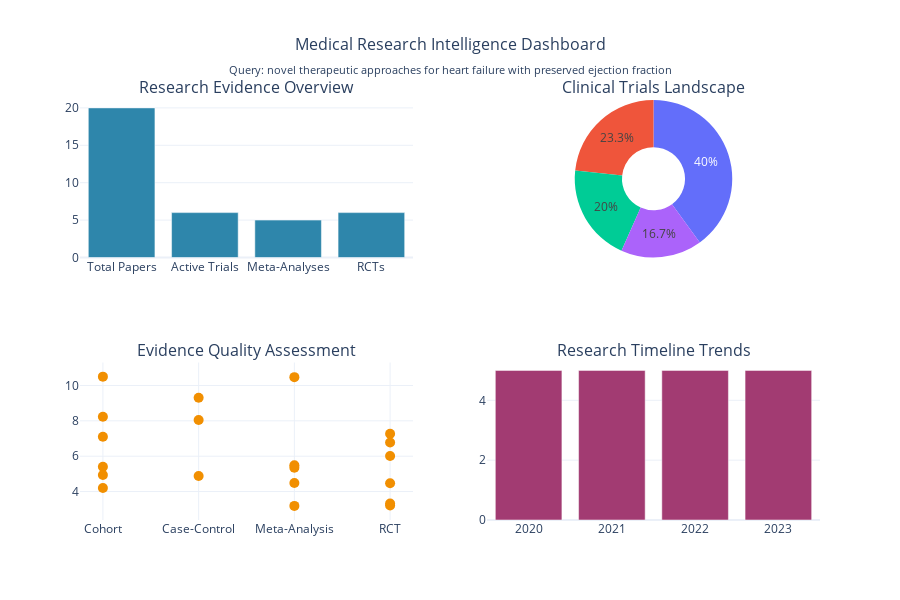

Source (notebook cell):
### Code cell
# Generate Advanced Research Visualizations for Cardiovascular Research
print("\n📊 GENERATING ADVANCED CARDIOVASCULAR RESEARCH VISUALIZATIONS...")
print("="*70)

cv_visualizations = research_platform.generate_visualizations(cv_results)

# Display main research dashboard
if 'dashboard' in cv_visualizations:
    print("📈 Research Intelligence Dashboard Generated!")
    cv_visualizations['dashboard'].show()
else:
    print("⚠️ Dashboard visualization not available")

### Figure 1 — Plotly figure (JSON) as saved in the notebook; plotly's stock layout.template omitted (floating-point values rounded to 4 significant figures)
{"data": [{"marker": {"color": "#2E86AB"}, "name": "Evidence Count", "type": "bar", "x": ["Total Papers", "Active Trials", "Meta-Analyses", "RCTs"], "xaxis": "x", "y": [20, 6, 5, 6], "yaxis": "y"}, {"domain": {"x": [0.55, 1], "y": [0.625, 1]}, "hole": 0.4, "labels": ["Active", "Completed", "Recruiting", "Suspended"], "name": "Trial Status", "type": "pie", "values": [6, 7, 12, 5]}, {"marker": {"color": "#F18F01", "size": 10}, "mode": "markers", "name": "Impact Factor by Study Type", "type": "scatter", "x": ["Cohort", "Case-Control", "Cohort", "Meta-Analysis", "Cohort", "Cohort", "Cohort", "Meta-Analysis", "RCT", "Cohort", "Meta-Analysis", "RCT", "RCT", "RCT", "Meta-Analysis", "Meta-Analysis", "RCT", "Case-Control", "RCT", "Case-Control"], "xaxis": "x2", "y": [10.5, 4.88, 7.1, 4.48, 4.2, 5.4, 8.23, 5.35, 6.01, 4.94, 10.47, 4.47, 6.77, 3.21, 5.49, 3.19, 3.32, 9.31, 7.27, 8.05], "yaxis": "y2"}, {"marker": {"color": "#A23B72"}, "name": "Publications per Year", "type": "bar", "x": [2020, 2021, 2022, 2023], "xaxis": "x3", "y": [5, 5, 5, 5], "yaxis": "y3"}], "layout": {"annotations": [{"font": {"size": 16}, "showarrow": false, "text": "Research Evidence Overview", "x": 0.225, "xanchor": "center", "xref": "paper", "y": 1, "yanchor": "bottom", "yref": "paper"}, {"font": {"size": 16}, "showarrow": false, "text": "Clinical Trials Landscape", "x": 0.775, "xanchor": "center", "xref": "paper", "y": 1, "yanchor": "bottom", "yref": "paper"}, {"font": {"size": 16}, "showarrow": false, "text": "Evidence Quality Assessment", "x": 0.225, "xanchor": "center", "xref": "paper", "y": 0.375, "yanchor": "bottom", "yref": "paper"}, {"font": {"size": 16}, "showarrow": false, "text": "Research Timeline Trends", "x": 0.775, "xanchor": "center", "xref": "paper", "y": 0.375, "yanchor": "bottom", "yref": "paper"}], "height": 600, "showlegend": false, "title": {"font": {"size": 16}, "text": "Medical Research Intelligence Dashboard<br><sub>Query: novel therapeutic approaches for heart failure with preserved ejection fraction</sub>", "x": 0.5, "xanchor": "center"}, "xaxis": {"anchor": "y", "domain": [0, 0.45]}, "xaxis2": {"anchor": "y2", "domain": [0, 0.45]}, "xaxis3": {"anchor": "y3", "domain": [0.55, 1]}, "yaxis": {"anchor": "x", "domain": [0.625, 1]}, "yaxis2": {"anchor": "x2", "domain": [0, 0.375]}, "yaxis3": {"anchor": "x3", "domain": [0, 0.375]}}}
